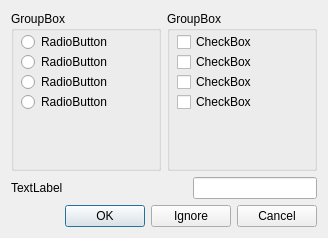
<?xml version="1.0" encoding="UTF-8"?>
<ui version="4.0">
 <class>Dialog</class>
 <widget class="QDialog" name="Dialog">
  <property name="enabled">
   <bool>true</bool>
  </property>
  <property name="geometry">
   <rect>
    <x>0</x>
    <y>0</y>
    <width>326</width>
    <height>238</height>
   </rect>
  </property>
  <property name="windowTitle">
   <string>Optionen</string>
  </property>
  <layout class="QGridLayout" name="gridLayout">
   <item row="0" column="0">
    <layout class="QHBoxLayout" name="horizontalLayout">
     <item>
      <widget class="QGroupBox" name="groupBox">
       <property name="minimumSize">
        <size>
         <width>150</width>
         <height>130</height>
        </size>
       </property>
       <property name="title">
        <string>GroupBox</string>
       </property>
       <widget class="QRadioButton" name="radioButton">
        <property name="geometry">
         <rect>
          <x>10</x>
          <y>20</y>
          <width>116</width>
          <height>22</height>
         </rect>
        </property>
        <property name="text">
         <string>RadioButton</string>
        </property>
       </widget>
       <widget class="QRadioButton" name="radioButton_2">
        <property name="geometry">
         <rect>
          <x>10</x>
          <y>40</y>
          <width>116</width>
          <height>22</height>
         </rect>
        </property>
        <property name="text">
         <string>RadioButton</string>
        </property>
       </widget>
       <widget class="QRadioButton" name="radioButton_3">
        <property name="geometry">
         <rect>
          <x>10</x>
          <y>60</y>
          <width>116</width>
          <height>22</height>
         </rect>
        </property>
        <property name="text">
         <string>RadioButton</string>
        </property>
       </widget>
       <widget class="QRadioButton" name="radioButton_4">
        <property name="geometry">
         <rect>
          <x>10</x>
          <y>80</y>
          <width>116</width>
          <height>22</height>
         </rect>
        </property>
        <property name="text">
         <string>RadioButton</string>
        </property>
       </widget>
      </widget>
     </item>
     <item>
      <widget class="QGroupBox" name="groupBox_2">
       <property name="minimumSize">
        <size>
         <width>150</width>
         <height>130</height>
        </size>
       </property>
       <property name="title">
        <string>GroupBox</string>
       </property>
       <widget class="QCheckBox" name="checkBox">
        <property name="geometry">
         <rect>
          <x>10</x>
          <y>20</y>
          <width>97</width>
          <height>22</height>
         </rect>
        </property>
        <property name="text">
         <string>CheckBox</string>
        </property>
       </widget>
       <widget class="QCheckBox" name="checkBox_2">
        <property name="geometry">
         <rect>
          <x>10</x>
          <y>40</y>
          <width>97</width>
          <height>22</height>
         </rect>
        </property>
        <property name="text">
         <string>CheckBox</string>
        </property>
       </widget>
       <widget class="QCheckBox" name="checkBox_3">
        <property name="geometry">
         <rect>
          <x>10</x>
          <y>60</y>
          <width>97</width>
          <height>22</height>
         </rect>
        </property>
        <property name="text">
         <string>CheckBox</string>
        </property>
       </widget>
       <widget class="QCheckBox" name="checkBox_4">
        <property name="geometry">
         <rect>
          <x>10</x>
          <y>80</y>
          <width>97</width>
          <height>22</height>
         </rect>
        </property>
        <property name="text">
         <string>CheckBox</string>
        </property>
       </widget>
      </widget>
     </item>
    </layout>
   </item>
   <item row="1" column="0">
    <layout class="QVBoxLayout" name="verticalLayout">
     <item>
      <layout class="QHBoxLayout" name="horizontalLayout_2">
       <item>
        <widget class="QLabel" name="label">
         <property name="text">
          <string>TextLabel</string>
         </property>
        </widget>
       </item>
       <item>
        <spacer name="horizontalSpacer">
         <property name="orientation">
          <enum>Qt::Horizontal</enum>
         </property>
         <property name="sizeHint" stdset="0">
          <size>
           <width>13</width>
           <height>17</height>
          </size>
         </property>
        </spacer>
       </item>
       <item>
        <widget class="QLineEdit" name="lineEdit"/>
       </item>
      </layout>
     </item>
     <item>
      <widget class="QDialogButtonBox" name="buttonBox">
       <property name="orientation">
        <enum>Qt::Horizontal</enum>
       </property>
       <property name="standardButtons">
        <set>QDialogButtonBox::Cancel|QDialogButtonBox::Ignore|QDialogButtonBox::Ok</set>
       </property>
      </widget>
     </item>
    </layout>
   </item>
  </layout>
 </widget>
 <resources/>
 <connections/>
</ui>
